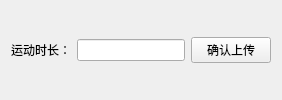
                           <widget class="QWidget" name="widget" native="true">
                            <property name="maximumSize">
                             <size>
                              <width>16777215</width>
                              <height>600</height>
                             </size>
                            </property>
                            <layout class="QHBoxLayout" name="horizontalLayout_9">
                             <item>
                              <widget class="QLabel" name="label_23">
                               <property name="text">
                                <string>运动时长：</string>
                               </property>
                              </widget>
                             </item>
                             <item>
                              <widget class="QLineEdit" name="sports_time">
                               <property name="inputMask">
                                <string/>
                               </property>
                               <property name="maxLength">
                                <number>4</number>
                               </property>
                              </widget>
                             </item>
                             <item>
                              <widget class="QPushButton" name="btn_sports_load">
                               <property name="text">
                                <string>确认上传</string>
                               </property>
                              </widget>
                             </item>
                            </layout>
                           </widget>
